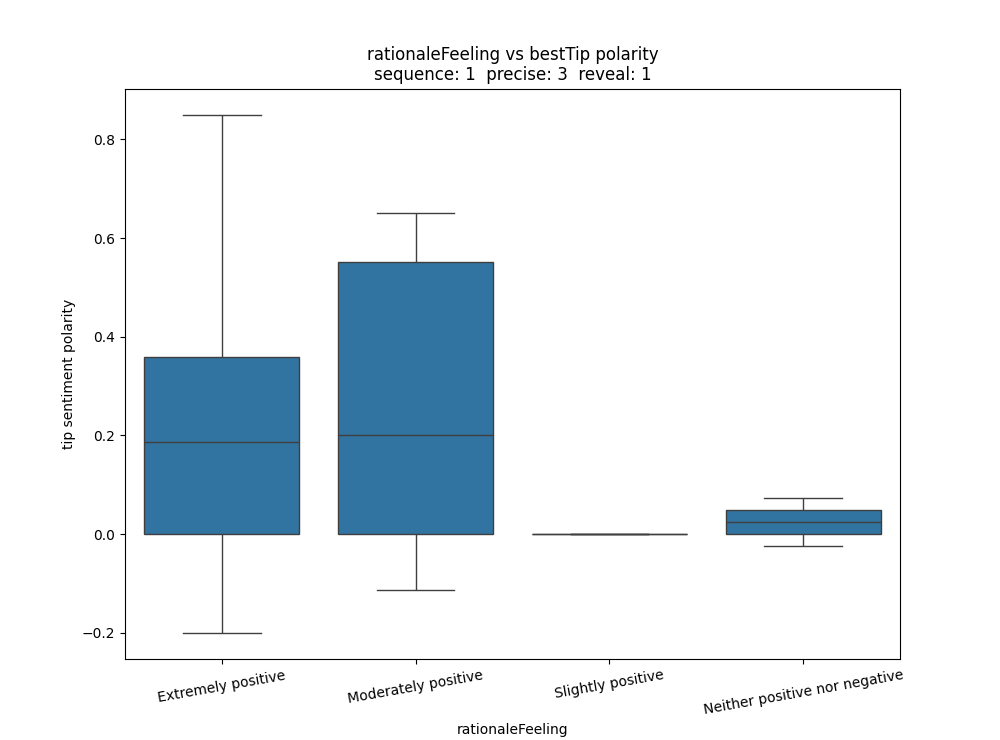

Generate this figure with Python:
import pandas as pd
from scipy import stats
import matplotlib.pyplot as plt
import seaborn as sns

seq = 1
prec = 3
rev = 1

file_path = f"rationaleFeeling vs bestTip polarity\sent.csv"
df = pd.read_csv(file_path)
df = df[(df['con.sequence'] == seq) & (df['con.precise'] == prec) & (df['con.reveal'] == rev)]

# clean msising
df_cleaned = df.dropna(subset=["sentiment_polarity"])

groups_cleaned = [group['sentiment_polarity'].values for name, group in df_cleaned.groupby("rationaleFeeling")]

anova_result_cleaned = stats.f_oneway(*groups_cleaned)

print("F-statistic:", anova_result_cleaned.statistic)
print("p-value:", anova_result_cleaned.pvalue)

plt.figure(figsize=(10, 6))
sns.boxplot(data = df_cleaned, x = "rationaleFeeling", y = "sentiment_polarity")

plt.title("rationaleFeeling vs bestTip polarity" + "\n" + f"sequence: {seq}  precise: {prec}  reveal: {rev}")
plt.xlabel("rationaleFeeling")
plt.ylabel("tip sentiment polarity")
plt.xticks(rotation = 10)

plt.show()
